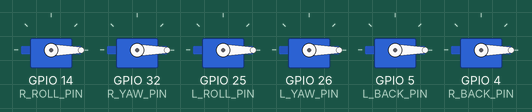
Recording of a sketch running on a simulated ESP32. Shown: 6 × servo.

Above: at 0.05 s.
At 1.25 s:
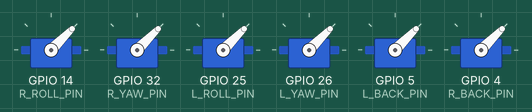
At 2.5 s:
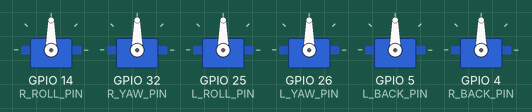
At 3.75 s:
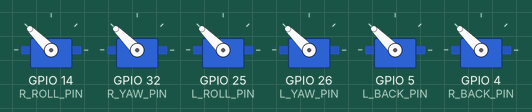
At 5.0 s:
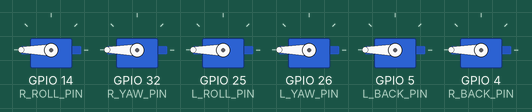
Timing chart, 0 to 6.5 s (numbered marks = the images above):
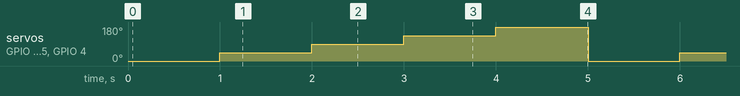

Measured:
- by itself, servo on GPIO 14 (R_ROLL_PIN), servo on GPIO 32 (R_YAW_PIN), servo on GPIO 25 (L_ROLL_PIN), servo on GPIO 26 (L_YAW_PIN), servo on GPIO 5 (L_BACK_PIN), servo on GPIO 4 (R_BACK_PIN): repeats every 5.0 s: 90° 1.0 s, 135° 1.0 s, 180° 1.0 s, 0° 1.0 s, 45° 1.0 s

The sketch:

all_6_spins_reduced_v.ino
```cpp
#include <ESP32Servo.h>
/* FRONT FLIPPER, reset to starting position */
Servo R_roll_servo; // object representing actual servo
Servo R_yaw_servo;
const int R_ROLL_PIN = 14; // base servo, connected to body
const int R_YAW_PIN = 32; // connected to flipper

Servo L_roll_servo;
Servo L_yaw_servo;
const int L_ROLL_PIN = 25; // base servo, connected to body
const int L_YAW_PIN = 26; // middle servo

/* BACK FLIPPERS */
Servo L_back_servo; // object representing actual servo
Servo R_back_servo;
const int R_BACK_PIN = 4; // base servo, connected to body
const int L_BACK_PIN = 5; // connected to flipper

void setup() {
  Serial.begin(115200);

  R_roll_servo.attach(R_ROLL_PIN); // connected to GPIO pin
  R_yaw_servo.attach(R_YAW_PIN);
  R_roll_servo.write(0); // reset position
  R_yaw_servo.write(0);

  L_roll_servo.attach(L_ROLL_PIN); // connected to GPIO pin
  L_yaw_servo.attach(L_YAW_PIN);
  L_roll_servo.write(0); // reset position
  L_yaw_servo.write(0);

  L_back_servo.attach(L_BACK_PIN);
  R_back_servo.attach(R_BACK_PIN);
  L_back_servo.write(0);
  R_back_servo.write(0);
}

void loop() {
  // put your main code here, to run repeatedly:
  R_roll_servo.write(0); // move MG996R's shaft to angle 0°
  R_yaw_servo.write(0);
  L_roll_servo.write(0);
  L_yaw_servo.write(0);
  L_back_servo.write(0);
  R_back_servo.write(0);
  delay(1000); // wait for one second
  R_roll_servo.write(45); // move MG996R's shaft to angle 45°
  R_yaw_servo.write(45);
  L_roll_servo.write(45);
  L_yaw_servo.write(45);
  L_back_servo.write(45);
  R_back_servo.write(45);
  delay(1000); // wait for one second
  R_roll_servo.write(90); // move MG996R's shaft to angle 90°
  R_yaw_servo.write(90);
  L_roll_servo.write(90);
  L_yaw_servo.write(90);
  L_back_servo.write(90);
  R_back_servo.write(90);
  delay(1000); // wait for one second
  R_roll_servo.write(135); // move MG996R's  shaft to angle 135°
  R_yaw_servo.write(135);
  L_roll_servo.write(135);
  L_yaw_servo.write(135);
  L_back_servo.write(135);
  R_back_servo.write(135);
  delay(1000); // wait for one second
  R_roll_servo.write(180); // move MG996R's shaft to angle 180°
  R_yaw_servo.write(180);
  L_roll_servo.write(180);
  L_yaw_servo.write(180);
  L_back_servo.write(180);
  R_back_servo.write(180);
  delay(1000); // wait for one second
}
```
